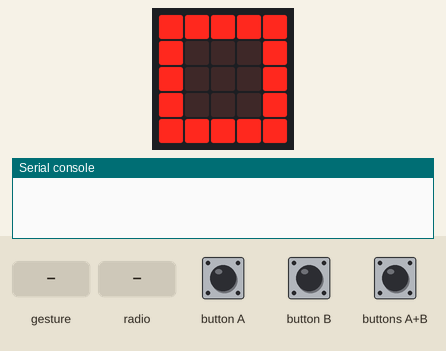
Simulated run of this program. Board: BBC micro:bit (MakeCode). Shown: the board's 5×5 LED display, the last lines printed to the serial console. The test bench sets the inputs (shaded band). No radio messages arrive unless stated (any console line starting 'radio sent:' is added by the test bench); a tilt is held for 1.5 s and a shake lasts 1 s, then the board lies face up again.

Above: at 1.2 s.
1.3 s: button A pressed for 0.15 s
3.3 s: gesture 'shake'
At 4.0 s:
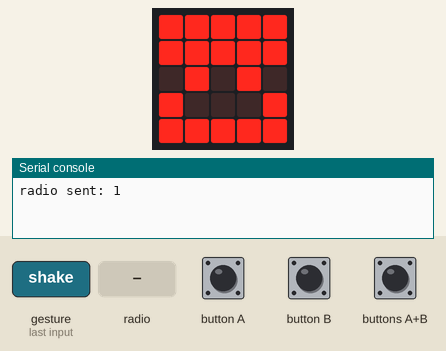
6.3 s: radio message "1" arrives
At 9.2 s:
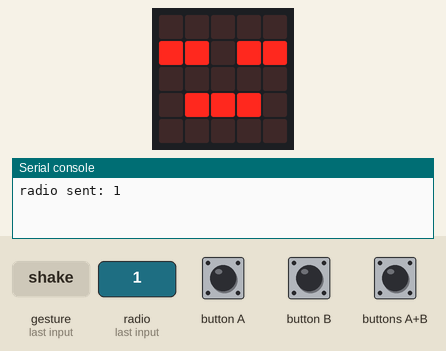
9.3 s: button B pressed for 0.15 s
At 10.5 s:
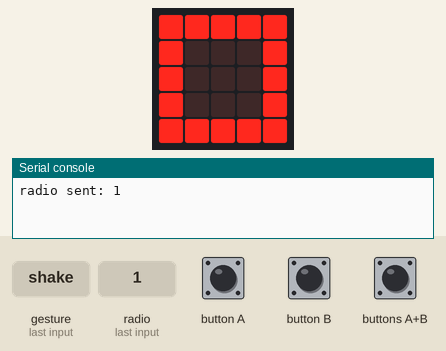
12.4 s: buttons A+B pressed for 0.15 s
At 12.8 s:
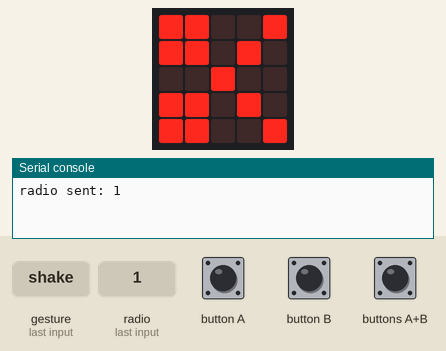
Timing chart, 0 to 15.4 s (numbered marks = the images above; inputs shaded):
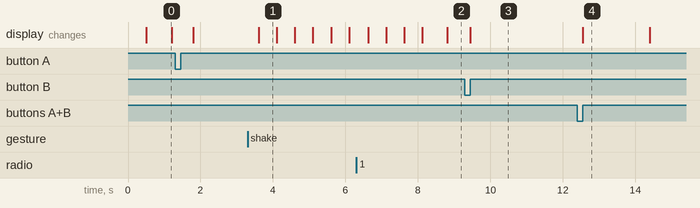

The program:

ko_papir_ollo.py
```python
def on_received_number(receivedNumber):
    global Ellenfél
    Ellenfél = receivedNumber
radio.on_received_number(on_received_number)

def on_button_pressed_a():
    global anim, Saját
    if Accept == False:
        anim = 1
        basic.show_leds("""
            . . . . .
                        . # # # .
                        . # # # .
                        . # # # .
                        . . . . .
        """)
        Saját = 1
input.on_button_pressed(Button.A, on_button_pressed_a)

def Összehasonlítás():
    global Nyertem
    if Saját == 1:
        if Ellenfél == 1:
            basic.show_icon(IconNames.ASLEEP)
        elif Ellenfél == 2:
            basic.show_icon(IconNames.SAD)
        else:
            basic.show_icon(IconNames.HAPPY)
            Nyertem += 1
    elif Saját == 2:
        if Ellenfél == 1:
            basic.show_icon(IconNames.HAPPY)
            Nyertem += 1
        elif Ellenfél == 2:
            basic.show_icon(IconNames.ASLEEP)
        else:
            basic.show_icon(IconNames.SAD)
    else:
        if Ellenfél == 1:
            basic.show_icon(IconNames.SAD)
        elif Ellenfél == 2:
            basic.show_icon(IconNames.HAPPY)
            Nyertem += 1
        else:
            basic.show_icon(IconNames.ASLEEP)

def on_gesture_shake():
    global Accept, anim2
    if Saját != 0:
        radio.send_number(Saját)
        Accept = True
        anim2 = 0
input.on_gesture(Gesture.SHAKE, on_gesture_shake)

def on_button_pressed_ab():
    global anim, Saját
    if Accept == False:
        anim = 1
        basic.show_icon(IconNames.SCISSORS)
        Saját = 3
input.on_button_pressed(Button.AB, on_button_pressed_ab)

def on_button_pressed_b():
    global anim, Saját
    if Accept == False:
        anim = 1
        basic.show_icon(IconNames.SQUARE)
        Saját = 2
input.on_button_pressed(Button.B, on_button_pressed_b)

anim2 = 0
anim = 0
Saját = 0
Ellenfél = 0
Accept = False
Accept = False
Ellenfél = 0
Saját = 0
anim = 0
anim2 = 1
Nyertem = 0
radio.set_group(99)

def on_forever():
    global anim2, Ellenfél, Saját, Accept, anim
    if Accept == True and (not (Ellenfél == 0) and not (Saját == 0)):
        basic.pause(2000)
        anim2 = 1
        basic.pause(500)
        Összehasonlítás()
        Ellenfél = 0
        Saját = 0
        Accept = False
        basic.pause(5000)
        basic.show_number(Nyertem)
        basic.pause(5000)
        anim = 0
basic.forever(on_forever)

def on_forever2():
    if anim == 0:
        basic.show_leds("""
            . . . . .
                        . # # # .
                        . # # # .
                        . # # # .
                        . . . . .
        """)
        basic.pause(100)
    if anim == 0:
        basic.show_icon(IconNames.SQUARE)
        basic.pause(100)
    if anim == 0:
        basic.show_icon(IconNames.SCISSORS)
        basic.pause(100)
basic.forever(on_forever2)

def on_forever3():
    if anim2 == 0:
        basic.pause(100)
        basic.show_leds("""
            # # # # #
                        # # # # #
                        . # . # .
                        # . . . #
                        # # # # #
        """)
    if anim2 == 0:
        basic.pause(100)
        basic.show_leds("""
            # # # # #
                        # # # # #
                        . # # # .
                        # . . . #
                        # # # # #
        """)
    if anim2 == 0:
        basic.pause(100)
        basic.show_leds("""
            # # # # #
                        # . # . #
                        . # # # .
                        # . # . #
                        # # # # #
        """)
    if anim2 == 0:
        basic.pause(100)
        basic.show_leds("""
            # # # # #
                        # . . . #
                        . # # # .
                        # # # # #
                        # # # # #
        """)
    if anim2 == 0:
        basic.pause(100)
        basic.show_leds("""
            # # # # #
                        # . . . #
                        . # . # .
                        # # # # #
                        # # # # #
        """)
    if anim2 == 0:
        basic.pause(100)
        basic.show_leds("""
            # # . # #
                        # . # # #
                        # . . # #
                        # . # # #
                        # # . # #
        """)
basic.forever(on_forever3)
```

Measured:
- after the input at 3.3 s, the display: changes after 0.30 s (image 1)
- after the input at 9.3 s, the display: changes after 0.15 s (image 3)
- after the input at 12.4 s, the display: changes after 0.15 s (image 4)
- what the display in image 0 shows lasts 0.7 s, from 0.5 s to 1.2 s
- what the display in image 1 shows lasts 0.5 s, from 3.6 s to 4.1 s
- what the display in image 4 shows lasts 1.8 s, from 12.6 s to 14.4 s
